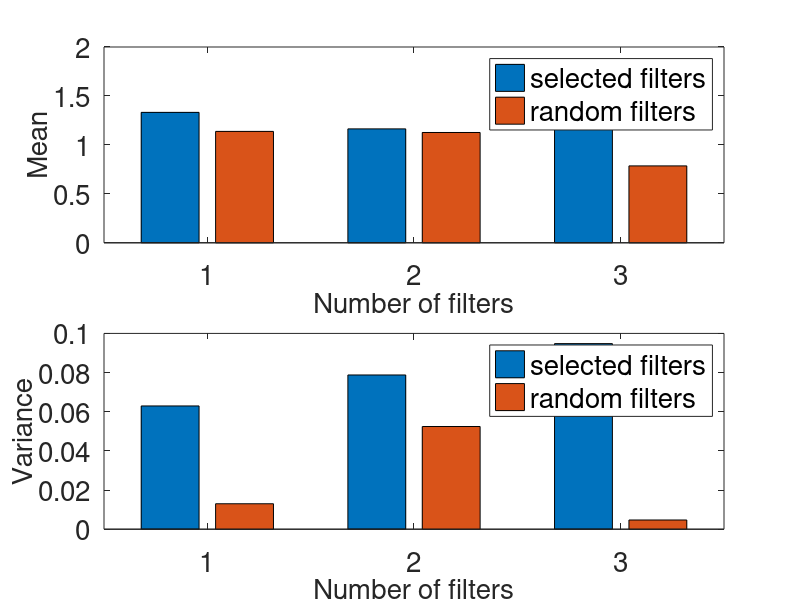
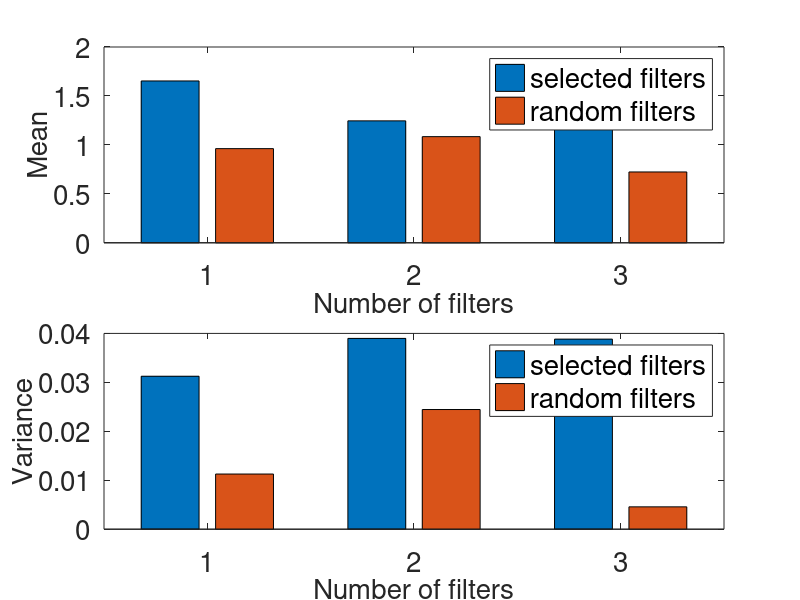
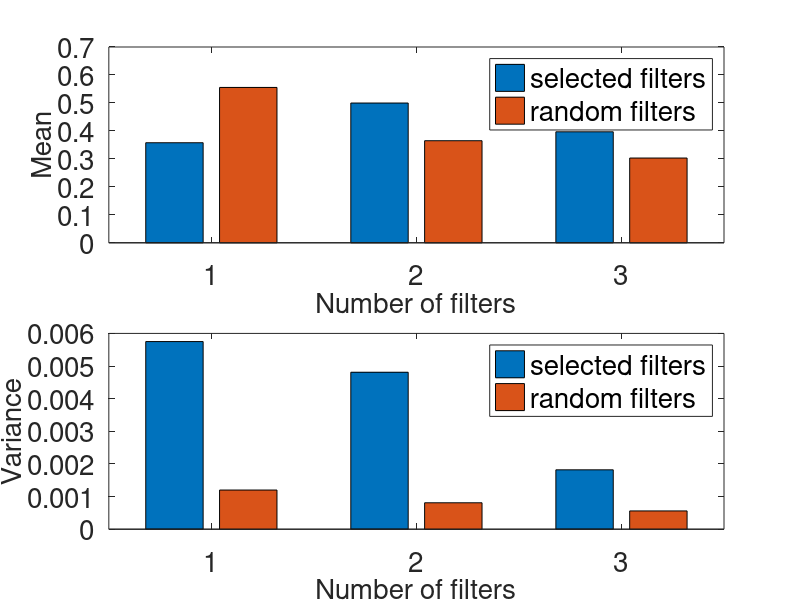
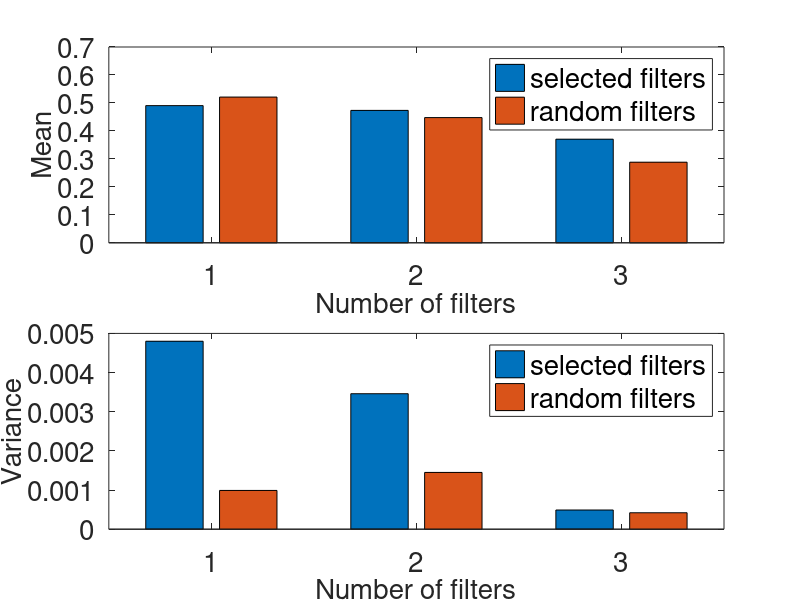

These figures' MATLAB source, in order:
%layer70[filter8,filter13,filter16]:
select_mean_car=[1.33224,1.16362,1.45465];
select_mean_ped=[1.65317,1.24563,1.53974];
select_var_car=[0.06295,0.07877,0.09479];
select_var_ped=[0.03125,0.03898,0.038832];
%layer70[filter6,filter14,filter22]
random_mean_car=[1.13792,1.12675,0.78554];
random_mean_ped=[0.96190,1.08436,0.72354];
random_var_car=[0.01300,0.05245,0.00470];
random_var_ped=[0.01127,0.02445,0.00457];

%car
figure(1);
car_conv70=[1.33224,1.13792
            1.16362,1.12675
            1.45465,0.78554];
subplot(2,1,1)
bar(car_conv70);
set(gca,'FontSize',20);
ylabel('Mean',"fontsize",20);
xlabel('Number of filters',"fontsize",20);
legend("selected filters","random filters","Location","northeast","fontsize",20);
car_conv70_v=[0.06295,0.01300
            0.07877,0.05245
            0.09479,0.00470];
subplot(2,1,2)
bar(car_conv70_v);
set(gca,'FontSize',20);
ylabel('Variance',"fontsize",20);
xlabel('Number of filters',"fontsize",20);
legend("selected filters","random filters","Location","northeast","fontsize",20);
%ped
figure(2);
ped_conv70=[1.65317,0.96190
            1.24563,1.08436
            1.53974,0.72354];
subplot(2,1,1)
bar(ped_conv70);
set(gca,'FontSize',20);
ylabel('Mean',"fontsize",20);
xlabel('Number of filters',"fontsize",20);
legend("selected filters","random filters","Location","northeast","fontsize",20);
ped_conv70_v=[0.03125,0.01127
              0.03898,0.02445
              0.038832,0.00457];
subplot(2,1,2)
bar(ped_conv70_v);
set(gca,'FontSize',20);
ylabel('Variance',"fontsize",20);
xlabel('Number of filters',"fontsize",20);
legend("selected filters","random filters","Location","northeast","fontsize",20);






%layer30[filter8,filter15,filter24]:
select_mean_car=[0.35774,0.49965,0.39684];
select_mean_ped=[0.49041,0.47336,0.37040];
select_var_car=[0.00575,0.00481,0.00182];
select_var_ped=[0.00480,0.00346,0.00049];
%layer30[filter6,filter14,filter22]
random_mean_car=[0.55545,0.36495,0.30301];
random_mean_ped=[0.52099,0.44766,0.28814];
random_var_car=[0.00120,0.00081,0.00056];
random_var_ped=[0.00099,0.00145,0.00042];

%car
figure(3);
car_conv30=[0.35774,0.55545
            0.49965,0.36495
            0.39684,0.30301];
subplot(2,1,1)
bar(car_conv30);
set(gca,'FontSize',20);
ylabel('Mean',"fontsize",20);
xlabel('Number of filters',"fontsize",20);
legend("selected filters","random filters","Location","northeast","fontsize",20);
car_conv30_v=[0.00575,0.00120
             0.00481,0.00081
             0.00182,0.00056];
subplot(2,1,2)
bar(car_conv30_v);
set(gca,'FontSize',20);
ylabel('Variance',"fontsize",20);
xlabel('Number of filters',"fontsize",20);
legend("selected filters","random filters","Location","northeast","fontsize",20);
%ped
figure(4);
ped_conv30=[0.49041,0.52099
            0.47336,0.44766
            0.37040,0.28814];
subplot(2,1,1)
bar(ped_conv30);
set(gca,'FontSize',20);
ylabel('Mean',"fontsize",20);
xlabel('Number of filters',"fontsize",20);
legend("selected filters","random filters","Location","northeast","fontsize",20);
ped_conv30_v=[0.00480,0.00099
              0.00346,0.00145
              0.00049,0.00042];
subplot(2,1,2)
bar(ped_conv30_v);
set(gca,'FontSize',20);
ylabel('Variance',"fontsize",20);
xlabel('Number of filters',"fontsize",20);
legend("selected filters","random filters","Location","northeast","fontsize",20);



%layer1[filter7,filter9,filter23]:
select_mean_car=[0.22479,0.12043,0.17934];
select_mean_ped=[0.17217,0.10450,0.12197];
select_var_car=[0.03161,0.00481,0.01907];
select_var_ped=[0.00114,0.00125,0.00305];
%layer1[filter6,filter14,filter22]
random_mean_car=[0.17876,0.43543,0.13468];
random_mean_ped=[0.17306,0.43573,0.10081];
random_var_car=[0.00070,0.00286,0.00964];
random_var_ped=[0.00026,0.00141,0.00187];

%car
figure(5);
car_conv70=[0.22479,0.17876
            0.12043,0.43543
            0.17934,0.13468];
subplot(2,1,1)
bar(car_conv70);
set(gca,'FontSize',20);
ylabel('Mean',"fontsize",20);
xlabel('Number of filters',"fontsize",20);
legend("selected filters","random filters","Location","northeast","fontsize",20);
car_conv70_v=[0.03161,0.00070
              0.00481,0.00286
              0.01907,0.00964];
subplot(2,1,2)
bar(car_conv70_v);
set(gca,'FontSize',20);
ylabel('Variance',"fontsize",20);
xlabel('Number of filters',"fontsize",20);
legend("selected filters","random filters","Location","northeast","fontsize",20);
%ped
figure(6);
ped_conv70=[0.17217,0.17306
            0.10450,0.43573
            0.12197,0.10081];
subplot(2,1,1)
bar(ped_conv70);
set(gca,'FontSize',20);
ylabel('Mean',"fontsize",20);
xlabel('Number of filters',"fontsize",20);
legend("selected filters","random filters","Location","northeast","fontsize",20);
ped_conv70_v=[0.00114,0.00026
              0.00125,0.00141
              0.00305,0.00187];
subplot(2,1,2)
bar(ped_conv70_v);
set(gca,'FontSize',20);
ylabel('Variance',"fontsize",20);
xlabel('Number of filters',"fontsize",20);
legend("selected filters","random filters","Location","northeast","fontsize",20);
